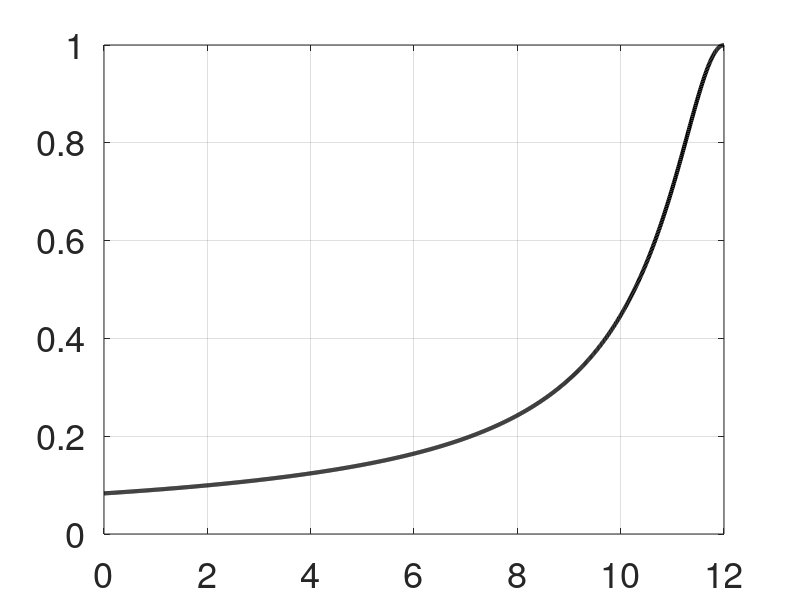
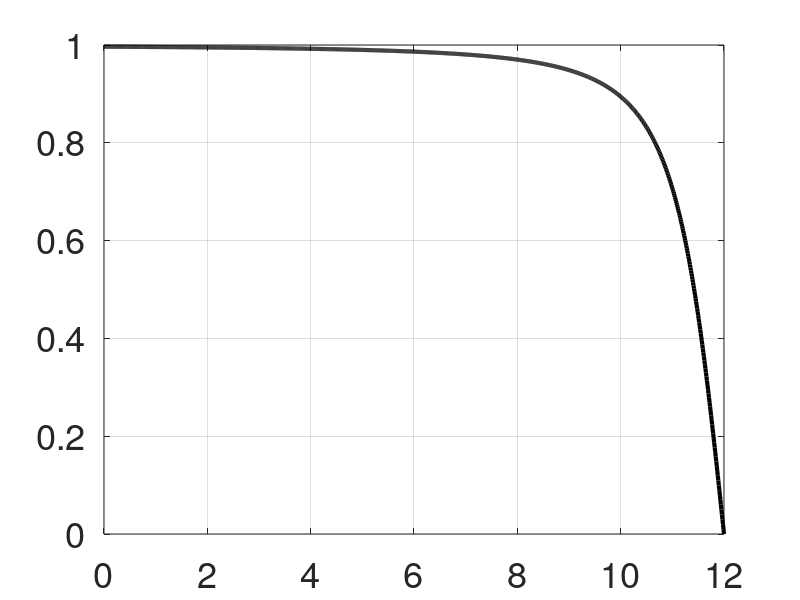

Reproduce these figures in MATLAB, in order. (Note: this script raises an error after producing the figures.)
clear all
close all

bebotFolder = fullfile(pwd, '..', 'BeBOT');
addpath(bebotFolder);

%% Define the following functions
T = 12;
u1 = @(t) 1./(sqrt(1+(T-t).^2));
u2 = @(t) (T-t)./(sqrt(1+(T-t).^2));
% Plot the functions in [0,T]
t = 0:0.01:T;
figure(1)
plot(t,u1(t),'LineWidth',3,'Color','k'); hold on
set(gca,'fontsize', 26);
grid on
figure(2)
plot(t,u2(t),'Linewidth',3,'Color','k'); hold on
grid on
set(gca,'fontsize', 26);


% Their integrals are
intu1 = asinh(T);
intu2 = sqrt(T^2+1)-1;

%% Numerical Integration
% Compute weights
N = 100;
[tnodes, w, D] = LGL_PS(N,T);
% Evaluate function at the nodes
u1_N = u1(tnodes);
figure(1) 
plot(tnodes,u1_N,'o','LineWidth',3,'Color','k'); hold on
u2_N = u2(tnodes);
figure(2) 
plot(tnodes,u2_N,'o','LineWidth',3,'Color','k'); hold on

int_u1 = u1_N*w;
int_u2 = u2_N*w;

err1 = int_u1 - intu1
err2 = int_u2 - intu2



